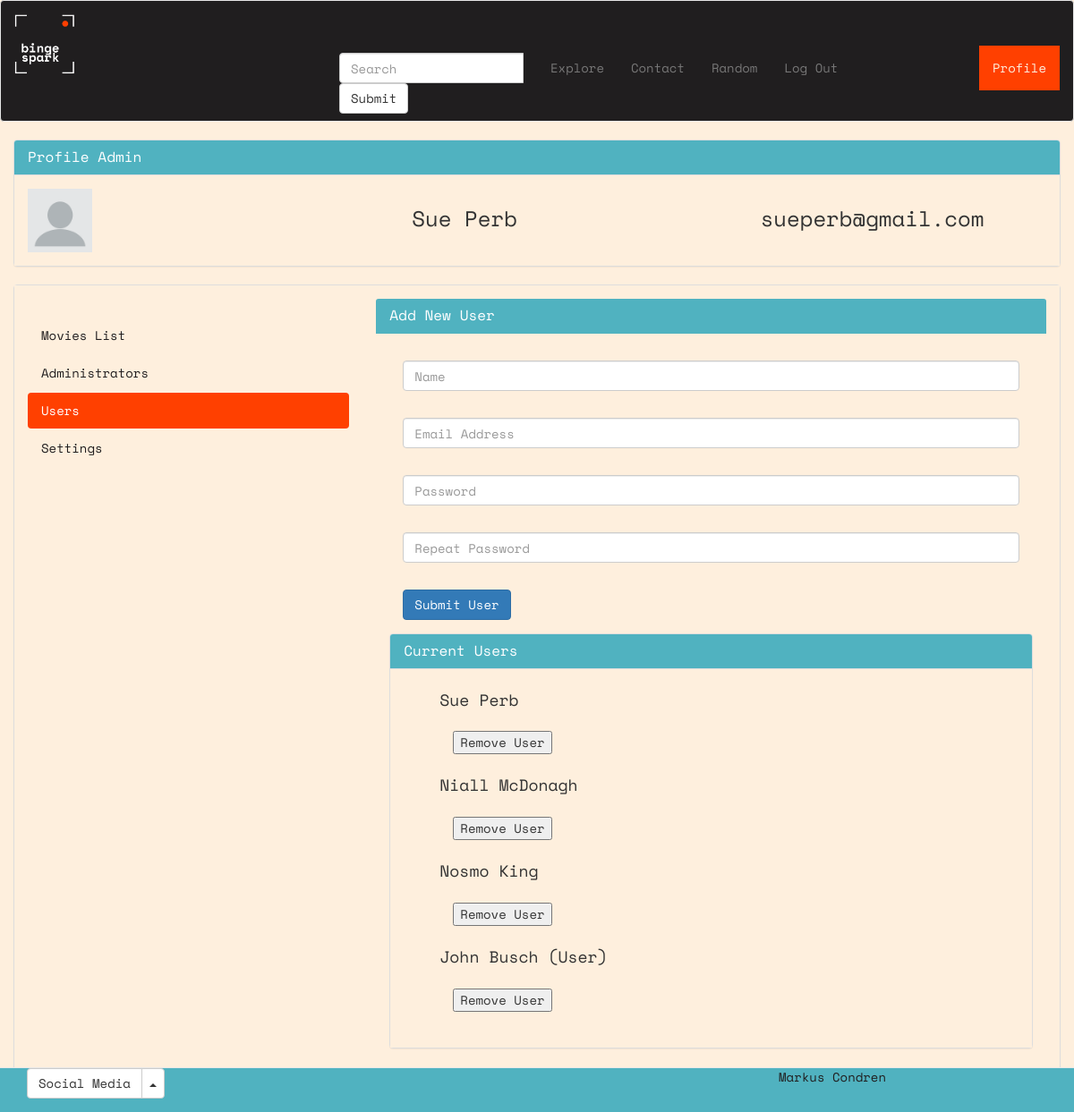
/bingespark/admin/admin_profile_us.php (signed in), run on the app's committed database.
### tables this page shows
CREATE TABLE `user` (
  `user_id` int(11) NOT NULL,
  `user_type_id` int(11) NOT NULL,
  `name` varchar(255) NOT NULL,
  `email` varchar(255) NOT NULL,
  `username` varchar(255) NOT NULL,
  `password` varbinary(255) DEFAULT NULL,
  `profile_picture` text DEFAULT NULL
);

### bingespark/admin/admin_profile_us.php (the view, shortened to what this page needs)
<?php
include_once("../partials/functions.php");
$user_query = "SELECT * FROM user;";
$user_query_result = $dbconn->query($user_query);
$users = array();
while ($row = $user_query_result->fetch_assoc()) {
    $users[] = $row;
}
?>
<!DOCTYPE html>
<html lang="en">
<head>
    <?php include('../partials/head_2.php') ?>
</head>
<body>
    <?php include('../partials/navbar_2.php'); ?>
    <div class="container-fluid" id="profile-panel">
        <div class="panel panel-default">
            <div class="panel-heading" id="profile-panel-heading">
                <h3 class="panel-title">Profile Admin</h3>
            </div>
            <div class="panel-body" id="profile-panel-body">
                <div class="row">
                    <div class="col-xs-6 col-sm-4 col-md-4">
                        <?php
                        if (strlen($_SESSION["profile_picture"]) === NULL) {
                            $pic = $_SESSION["profile_picture"];
                            echo "<img src='$pic' alt='profile picture' width='200px'>";
                        } else {
                            echo "<img src='../images/avatar.webp' alt='profile picture' width='20%'>
                       ";
                        }
                        ?>
                    </div>
                    <div class="col-xs-6 col-sm-4 col-md-4">
                        <ul>
                            <?php
                            if (isset($_SESSION["user_id"])) {
                                echo "<h3>" . $_SESSION['name'] . "<h3>";
                            }
                            ?>
                        </ul>
                    </div>
                    <div class="col-xs-12 col-sm-4 col-md-4">
                        <ul>
                            <?php
                            if (isset($_SESSION["user_id"])) {
                                echo "<h3>" . $_SESSION['username'] . "</h3>";
                            }
                            ?>
                        </ul>
                    </div>
                </div>
            </div>
        </div>
    </div>
    <div class="container-fluid" id="profile-panel">
        <div class="panel panel-default">
            <div class="panel-body" id="profile-panel-body">
                <div class="row">
                    <div class="col-xs-12 col-sm-4 col-md-4">
                        <div class="panel-heading" id="profile-panel-options">
                        </div>
                        <nav id="profile-pills">
                            <ul class="nav nav-pills nav-stacked" id="pills-stacked">
                                <li role="presentation"><a href="admin_profile_ml.php">Movies List</a></li>
                                <li role="presentation"><a href="admin_profile_ad.php">Administrators</a></li>
                                <li role="presentation" class="active"><a href="admin_profile_us.php">Users</a></li>
                                <li role="presentation"><a href="admin_profile.php">Settings</a></li>
                            </ul>
                        </nav>
                    </div>
                    <div class="col-xs-12 col-sm-8 col-md-8">
                        <div class="panel-heading" id="profile-panel-heading">
                            <h3 class="panel-title">Add New User</h3>
                        </div>
                        <div class="panel-body" id="profile-panel-body">
                            <div data-bs-spy="scroll" data-bs-target="#navbar-example3" data-bs-offset="0" tabindex="0">
                                <form action="new_user_include.php" method="POST" name="form">
                                    <div class="mb-3">
                                        <div class="panel-body" id="profile-panel-body">
                                            <input type="text" class="form-control" name="name" placeholder="Name">
                                        </div>
                                        <div class="panel-body" id="profile-panel-body">
                                            <input type="email" class="form-control" name="email" placeholder="Email Address">
                                        </div>
                                        <div class="panel-body" id="profile-panel-body">
                                            <input type="password" class="form-control" name="password" placeholder="Password">
                                        </div>
                                        <div class="panel-body" id="profile-panel-body">
                                            <input type="password" class="form-control" name="password-repeat" placeholder="Repeat Password">
                                        </div>
                                        <div class="panel-body" id="profile-panel-body">
                                            <button type="submit" class="btn btn-primary" name="submit">Submit User</button>
                                        </div>
                                    </div>
                                </form>
                            </div>
                            <div class="panel panel-default">
                                <div class="panel-heading" id="profile-panel-heading">
                                    <h3 class="panel-title">Current Users</h3>
                                </div>
                                <div class="panel-body" id="profile-panel-body">
                                    <ul>
                                        <div data-bs-spy="scroll" data-bs-target="#navbar-example3" data-bs-offset="0" tabindex="0">
                                            <?php
                                            foreach ($users as $row) {
                                                $user_id = $row["user_id"];
                                                $user_type_id = $row["user_type_id"];
                                                $name = $row["name"];
                                                if ($user_type_id == 2) {
                                                    echo
                                                    "
                                               <h4>$name</h4>
                                                <form action='delete_admin.php' method='POST' name='form'>
                                                <div class='panel-body' id='profile-panel-body'>
                                                <input class='form-control' type='hidden' value='$user_id' aria-label='readonly input example' name='userid' readonly>
                                                    <div><input type='submit' name='submit' value='Remove User' /></div>
                                                </div>
                                                </form>
                                                ";
                                                }
                                            }
                                            ?>
                                        </div>
                                    </ul>
                                </div>
                            </div>
                        </div>
                    </div>
                </div>
            </div>
            <?php include('../partials/footer_2.php'); ?>
</body>

### bingespark/css/style.css (style rules this page uses)
* { font-family: "Space Mono", monospace; list-style: none; }
a:link { color: #201e1f; }
body { background-color: #feefdd; }
#profile-pills > #pills-stacked > .active > a { background-color: #ff4000; }
#profile-panel-heading { background-color: #50b2c0; color: #ffffff; }
#profile-panel-body { background-color: #feefdd; }

### data on the page
user: name "Sue Perb"
user: name "Niall McDonagh"
user: name "Nosmo King"
user: name "John Busch (User)"

### other printed values
$_SESSION['name'] "Sue Perb"
$_SESSION['username'] "sueperb@gmail.com"
